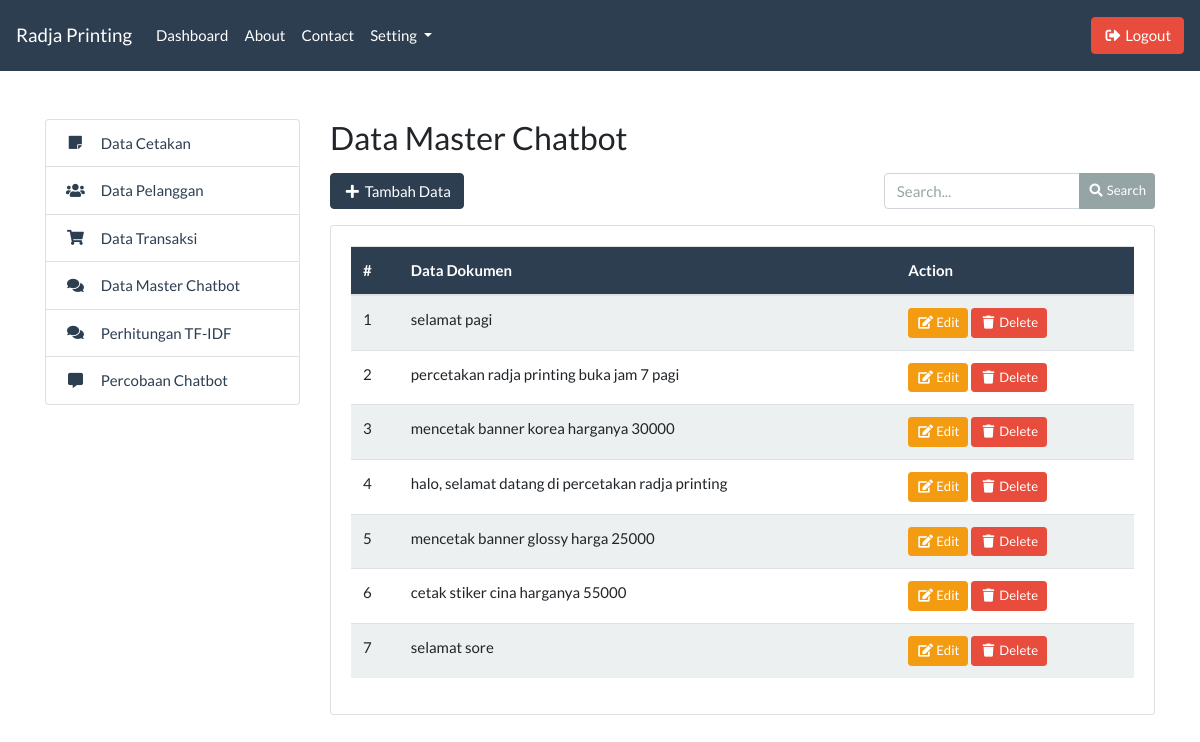
The app's page /admin/master_index.php (signed in) with its own data.
### tables this page shows
CREATE TABLE `tb_dokumen` (
  `id` int(11) NOT NULL,
  `dokumen` varchar(255) NOT NULL
);

### admin/master_index.php (the view, shortened to what this page needs)
<?php include '../templates/admin_header.php'; ?>
<?php include '../templates/admin_sidebar.php'; ?>
<div class="col-md-9">
    <h3>Data Master Chatbot</h3>
    <div class="row mt-3">
        <div class="col-md-4">
            <button type="button" class="btn btn-primary" data-toggle="modal" data-target="#inputModal">
                <i class="fas fa-fw fa-plus"></i> Tambah Data
            </button>
        </div>
        <div class="col-md-8">
            <form action="">
                <div class="form-group float-right">
                    <div class="input-group">
                        <input type="text" name="search" id="search" class="form-control" placeholder="Search...">
                        <div class="input-group-append">
                            <button type="submit" class="btn btn-sm btn-secondary">
                                <i class="fas fa-fw fa-search"></i> Search
                            </button>
                        </div>
                    </div>
                </div>
            </form>
        </div>
    </div>
    <div class="card">
        <div class="card-body">
            <table class="table table-striped" id="table-master">
                <thead class="bg-primary text-white">
                    <tr>
                        <th>#</th>
                        <th>Data Dokumen</th>
                        <th>Action</th>
                    </tr>
                </thead>
                <tbody>
                    <?php
                        include '../koneksi.php';
                        $data = mysqli_query($koneksi, "SELECT * FROM tb_dokumen");
                        $no = 1;
                        while($d = mysqli_fetch_array($data)) {
                    ?>
                    <tr>
                        <td><?= $no++; ?></td>
                        <td><?= $d['dokumen']; ?></td>
                        <td>
                            <a href="master_edit.php?id=<?= $d['id']; ?>" class="btn btn-warning btn-sm">
                                <i class="fas fa-fw fa-edit"></i> Edit
                            </a>
                            <a href="master_delete.php?id=<?= $d['id']; ?>" class="btn btn-danger btn-sm">
                                <i class="fas fa-fw fa-trash"></i> Delete
                            </a>
                        </td>
                    </tr>
                    <?php } ?>
                </tbody>
            </table>
        </div>
    </div>
</div>
<?php include '../templates/admin_footer.php'; ?>

### assets/css/all.css (style rules this page uses)
.fa, .fas, .far, .fal, .fad, .fab { -moz-osx-font-smoothing: grayscale; -webkit-font-smoothing: antialiased; display: inline-block; font-style: normal; font-variant: normal; text-rendering: auto; line-height: 1; }
.fa-fw { text-align: center; width: 1.25em; }
.fa-edit:before { content: "\f044"; }
.fa-plus:before { content: "\f067"; }
.fa-search:before { content: "\f002"; }
.fa-trash:before { content: "\f1f8"; }
.fa, .fas { font-family: 'Font Awesome 5 Free'; font-weight: 900; }

### records on screen
tb_dokumen: dokumen "selamat pagi"
tb_dokumen: dokumen "percetakan radja printing buka jam 7 pagi"
tb_dokumen: dokumen "mencetak banner korea harganya 30000"
tb_dokumen: dokumen "halo, selamat datang di percetakan radja printing"
tb_dokumen: dokumen "mencetak banner glossy harga 25000"
tb_dokumen: dokumen "cetak stiker cina harganya 55000"
tb_dokumen: dokumen "selamat sore"
